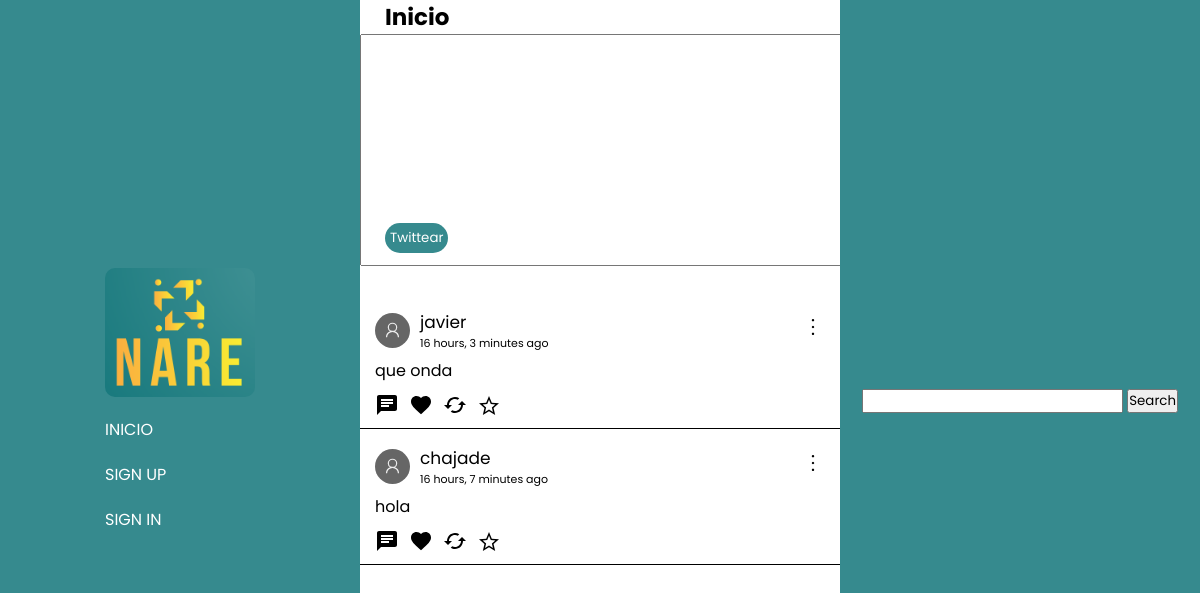
/, run on an earlier commit of the app's database.
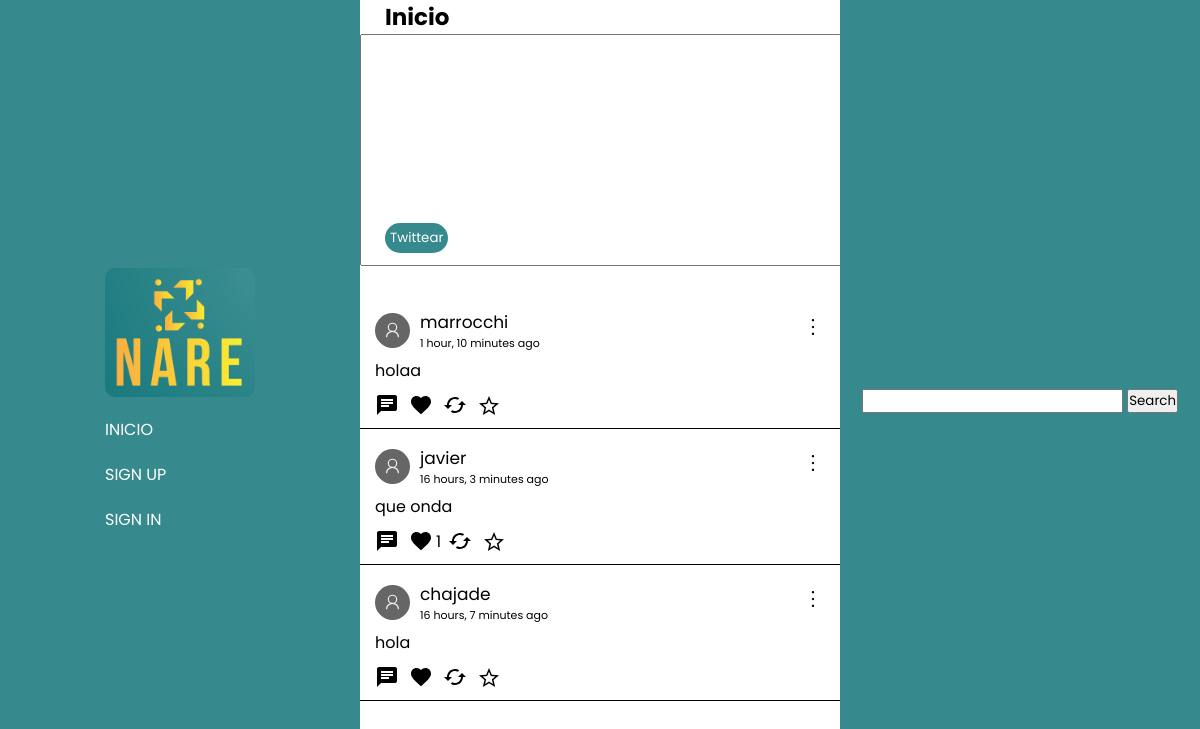
And on a later commit of the database.
### tweets/models.py (models this page shows)
class Tweet(models.Model):
    user = models.ForeignKey(User, null=True, on_delete=models.CASCADE)
    content = models.TextField(max_length=180)
    created_at = models.DateTimeField(auto_now_add=True)
    likes = models.IntegerField(default=0)
    likes_users = models.ManyToManyField(User, related_name="likes_tweets")
    retweets = models.IntegerField(default=0)
    parent_tweet = models.IntegerField(null=True)

### tweets/views.py (the view)
# urls.py: path('', views.globalFeed, name='globalFeed'),
def globalFeed(request):
    profile = None
    tweets = Tweet.objects.all().filter(parent_tweet = None)
    if request.user.is_authenticated:
        profile = Profiles.objects.get(user=request.user)
    return render(request, 'globalFeed.html',{
            'form': forms.postTweet,
            'tweets': tweets,
            'profile': profile
    })

### tweets/templates/globalFeed.html (shortened to what this page needs)
{% extends 'base.html' %}  {% load static %}
    {% block content %}
    <link rel="stylesheet" href="{% static 'globalFeed.css' %}" />
    <div class="container-1">
        <h1 class="feedTitle">Inicio</h1>
        <form action="{% url 'postTweet' %}" method="POST" class="postTweetForm">
            <textarea name="content" cols="55" rows="10" required="" id="id_content" spellcheck="false"></textarea>
            <button>
                Twittear
            </button>
        </form>
    </div>
    <div class="tweets">
        {% for tweet in tweets %}
             {% include 'Tweet.html' %}
        {% endfor %}
{% endblock content %}

### tweets/templates/Tweet.html (shortened to what this page needs)
<a href="{% url 'tweetDetails' tweet.id %}" class="tweet">
    <div class="div-content" id="{{tweet.id}}">
        <div class="tweetHead">
            <div class="fotoPerfil">
                <form action="{% url 'myProfile' tweet.user.username %}" class="formName">
                    <button class="usernameTweet">{{tweet.user.username}}</button>
                    <p class="timeAgo">{{tweet.created_at|timesince}} ago</p>
                </form>
            </div>
            <div class="tweetOptions">
                <button  class="optionButtons" data="true"></button>
            </div>
        </div>
        <span class="tweetMessage">{{tweet.content}}</span>
        <div class="buttons">
            <button class="msgButton" id="{{tweet.id}}">
                    <svg class="msgSvg" xmlns="http://www.w3.org/2000/svg" height="24px" viewBox="0 0 24 24" width="24px" fill="#000000">
                        <path d="M0 0h24v24H0z" fill="none"/>
                        <path d="M20 2H4c-1.1 0-1.99.9-1.99 2L2 22l4-4h14c1.1 0 2-.9 2-2V4c0-1.1-.9-2-2-2zM6 9h12v2H6V9zm8 5H6v-2h8v2zm4-6H6V6h12v2z"/>
                    </svg>
                </button>
                <form action="{% url 'like' tweet.id %}" class="likeForm">
                    <button class="likeBtn">
                    </button>
                    {% if tweet.likes != 0 %}
                    <p>{{tweet.likes}}</p>
                    {% endif %}
                </form>
                <form>
                    <button>
                    </button>
                </form>
                <form action="{% url 'keepTweets' tweet.id %}">
                    <button>
                        {% if tweet in profile.keeps.all %}
                            <svg class="keepSvg saved" xmlns="http://www.w3.org/2000/svg" height="24px" viewBox="0 96 960 960" width="24px"><path fill="rgb(211, 165, 15)" d="m323 851 157-94 157 95-42-178 138-120-182-16-71-168-71 167-182 16 138 120-42 178Zm-90 125 65-281L80 506l288-25 112-265 112 265 288 25-218 189 65 281-247-149-247 149Zm247-355Z"/></svg>
                        {% else %}
                            <svg class="keepSvg" xmlns="http://www.w3.org/2000/svg" height="24px" viewBox="0 96 960 960" width="24px"><path d="m323 851 157-94 157 95-42-178 138-120-182-16-71-168-71 167-182 16 138 120-42 178Zm-90 125 65-281L80 506l288-25 112-265 112 265 288 25-218 189 65 281-247-149-247 149Zm247-355Z"/></svg>
                        {% endif %}
                    </button>
                </form>
            </div>
        </a>
    </div>

What changed in the data, as far as the page shows it:
changed Tweet "que onda": likes (not shown) → "1"
added Tweet: user.username "marrocchi", created_at "1 hour, 10 minutes", content "holaa"
